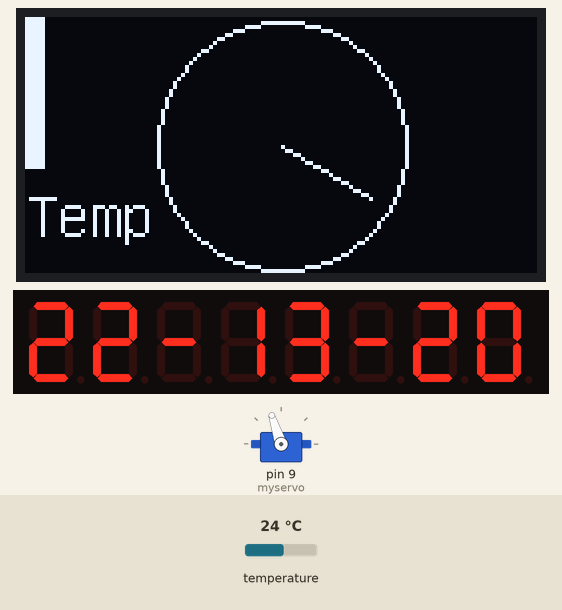
Recording of a sketch running on a simulated Arduino Uno, built with avr-gcc and run on an emulated ATmega328P. Parts: servo, 128×64 one-colour display, 8-digit seven-segment display. The inputs (shaded band) are chosen by the test bench; at power-on: temperature 24 °C. The local clock reads 2024-03-15 10:24:30 at power-on unless the sketch sets it.

Above: at 0.2 s.
1.3 s: temperature set to 12 °C
At 3.9 s:
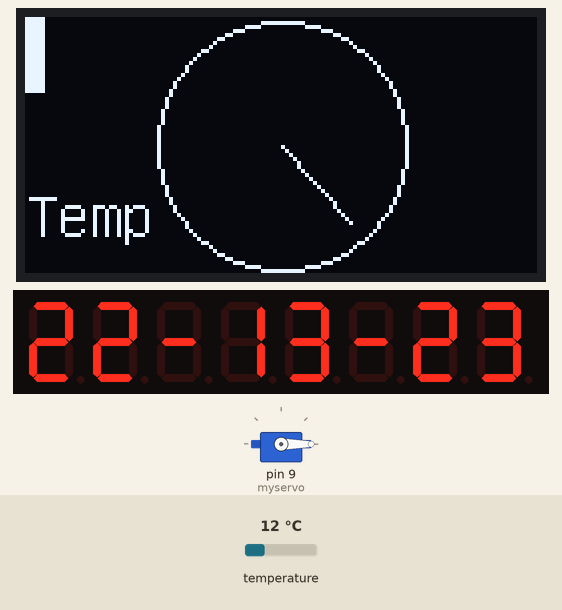
4.3 s: temperature set to 16 °C
At 5.9 s:
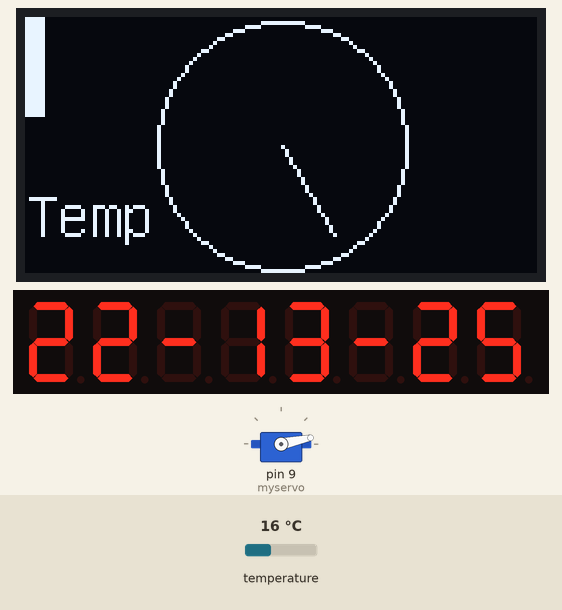
6.5 s: temperature set to 17.2 °C
At 7.9 s:
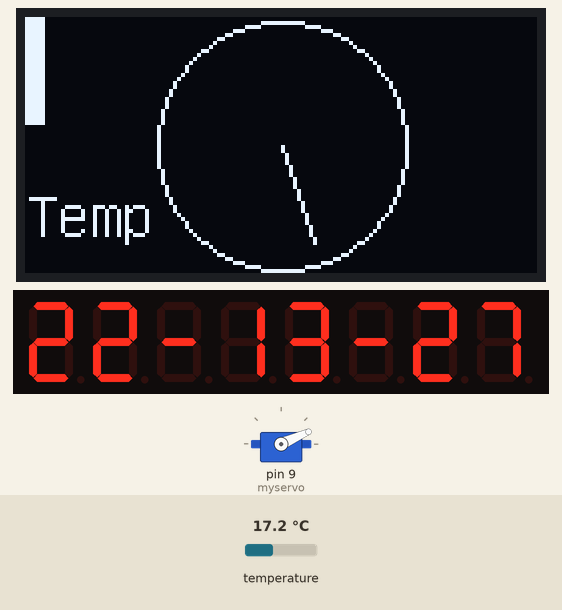
9.5 s: temperature set to 19 °C
At 11.9 s:
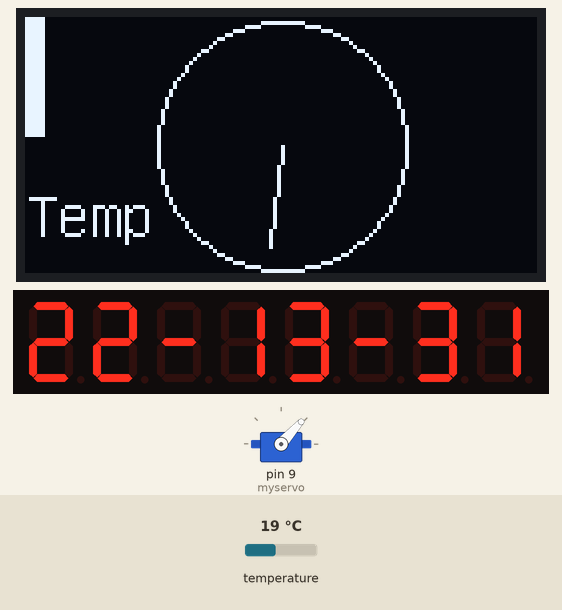
12.5 s: temperature set to 20.7 °C
At 13.9 s:
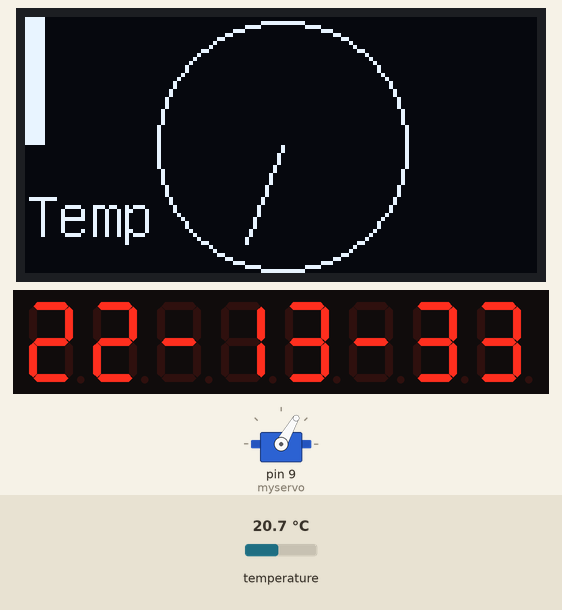
15.5 s: temperature set to 28 °C
At 17.0 s:
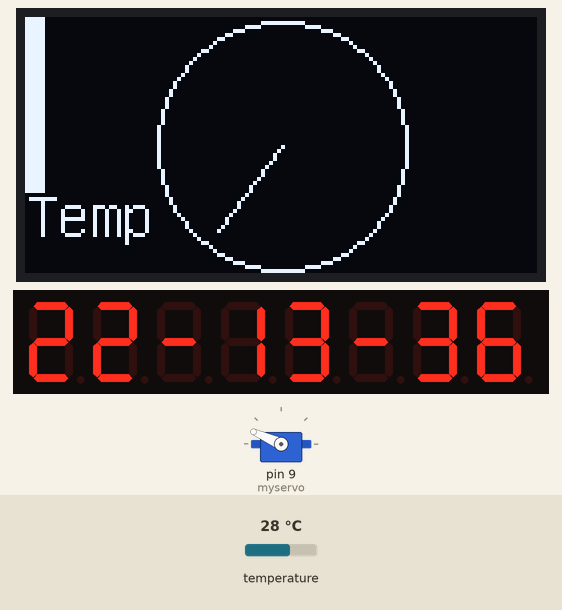
Timing chart, 0 to 18.5 s (numbered marks = the images above; inputs shaded):
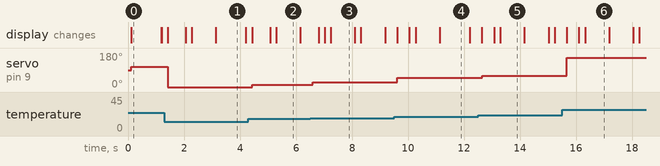

The sketch:

oct15b.ino
```cpp
/*
* Name: övningsprojekt
* Author: Elias Christensen
* Date: 2025-10-9
* Description: This project uses a ds3231 to measure time and displays the time to an 1306 oled display,
* Further, it measures temprature and displays a mapped value to a 9g-servo-motor
*/

// Include Libraries
#include <RTClib.h>
#include <Wire.h>
#include <U8glib.h>
#include <Servo.h>
#include "LedControl.h"

// Init constants
const int radius = 31;
const int centerX = 64;
const int centerY = 32;

// Init global variables


// Construct objects
U8GLIB_SSD1306_128X64 u8g(U8G_I2C_OPT_NO_ACK);  // Display which does not send AC
RTC_DS3231 rtc;
Servo myservo;
LedControl lc=LedControl(12,11,10,1);

void setup() {
  // init communication
  Serial.begin(9600);
  Wire.begin();

  // Init Hardware
  rtc.begin();
  myservo.attach(9);  // attaches the servo on pin 9 to the Servo object
  lc.shutdown(0,false);
  lc.setIntensity(0,8);
  lc.clearDisplay(0);

  // Settings
  rtc.adjust(DateTime(F(__DATE__), F(__TIME__)));
  u8g.setFont(u8g_font_unifont);
}

void loop() {
  oledDraw(getSecond(), getTemp());  // draws the seconds as a clock and the temperature as a box
  servoWrite(getTemp()); //writes the temp to the servo
  segmentWrite(getTime());
  delay(100);
}

/*
*This function reads time from an ds3231 module and package the time as a String
*Parameters: Void
*Returns: time in hh:mm:ss as String
*/
String getTime() {
  DateTime now = rtc.now();
  return String(now.hour()) + "-" + String(now.minute()) + "-" + String(now.second());
}

/*
*This function reads the seconds from the ds3231 and packages the seconds as a integer.
*Parameters: Void
*Returns: Seconds as an integer
*/
int getSecond() {
  DateTime now = rtc.now();
  int second = now.second();
  return second;
}

/*
* This function takes a int and draws a clock based on the seconds.
*Parameters: - text: String to write to display
*Returns: void
*/
void oledDraw(int seconds, float temp) {
  int lineRadius = radius - 5;
  int newtemp = map(temp, 0, 40, 0, 64);

  float angle_rad = (seconds*6 - 90) * M_PI / 180.0;  // 0° points up
  int x = centerX + cos(angle_rad) * lineRadius;
  int y = centerY + sin(angle_rad) * lineRadius;

  u8g.firstPage();
  do {
    u8g.drawLine(centerX, centerY, x, y);
    u8g.drawCircle(centerX, centerY, radius);
    u8g.drawBox(0, 0, 5, newtemp);
    u8g.drawStr(0, 55, "Temp");
  } while (u8g.nextPage());
}


/*
* takes a temprature value and maps it to corresppnding degree on a servo
*Parameters: - value: temprature
*Returns: void
*/
void servoWrite(float value) {
  int newvalue = map(value, 15, 30, 0, 180);
  myservo.write(newvalue);
}

/*
* This function takes temprature from ds3231 and returns as a float
*Parameters: Void
*Returns: temperature as float
*/
float getTemp() {
  float temp = rtc.getTemperature();
  return temp;
}

void segmentWrite(String time) {
  for (int i = 0; i <= 7; i++){

    lc.setChar(0,i, time[7-i], false);
  }
}
```

Measured:
- the behaviour switches between 16.8 and 16.9 °C on temperature (found by bisection; images 2 and 3)
- the behaviour switches between 19.8 and 19.9 °C on temperature (found by bisection; images 4 and 5)
- after the input at 1.3 s, servo on pin 9 (myservo): 108° → 0° after 0.12 s
- after the input at 4.3 s, servo on pin 9 (myservo): 0° → 12° after 0.13 s
- after the input at 6.5 s, servo on pin 9 (myservo): 12° → 24° after 0.09 s
- after the input at 9.5 s, servo on pin 9 (myservo): 24° → 48° after 0.11 s
- after the input at 12.5 s, servo on pin 9 (myservo): 48° → 60° after 0.14 s
- after the input at 15.5 s, servo on pin 9 (myservo): 60° → 156° after 0.17 s
